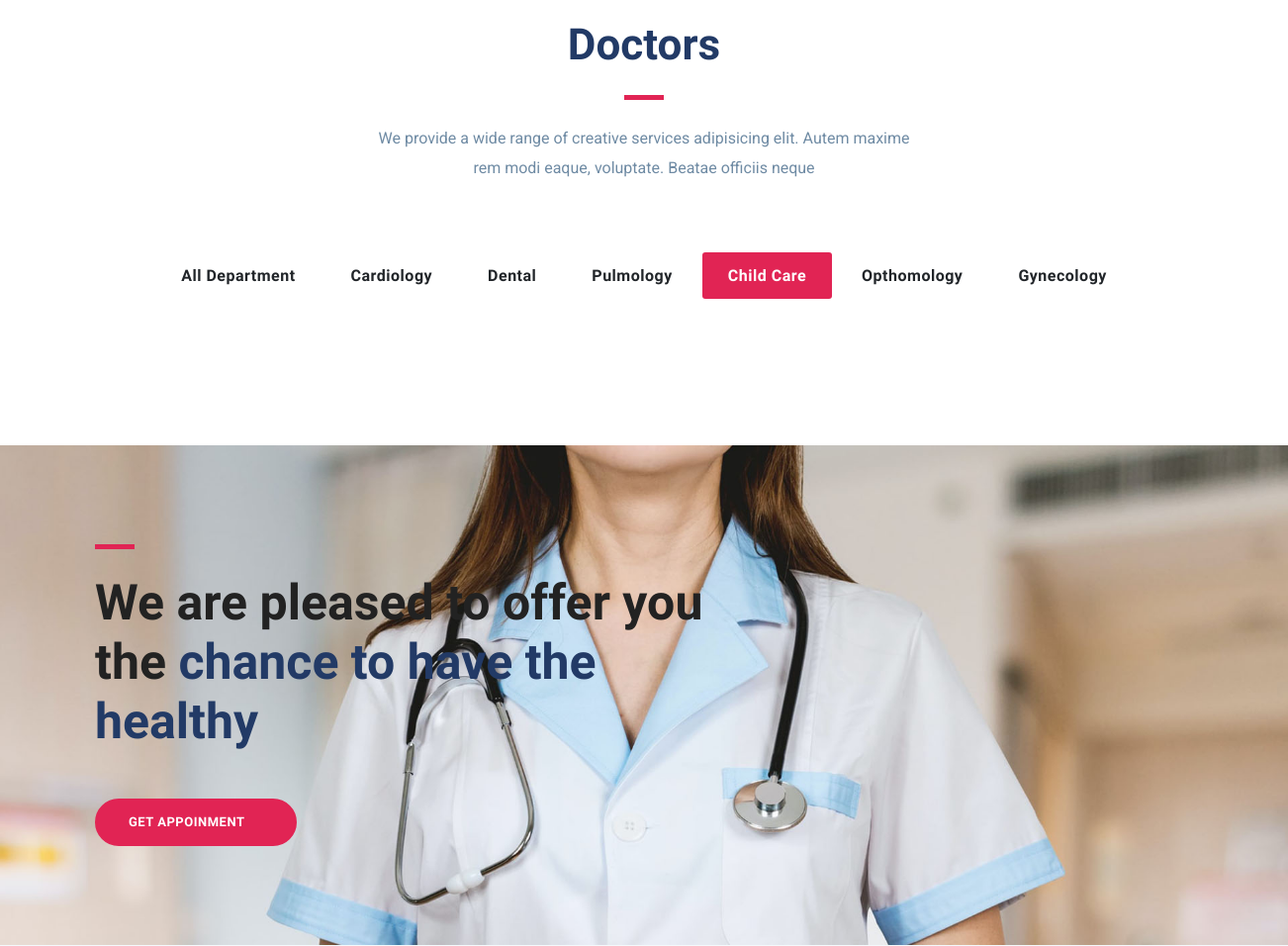
/child-care/ (middle part), run on an earlier commit of the app's database.
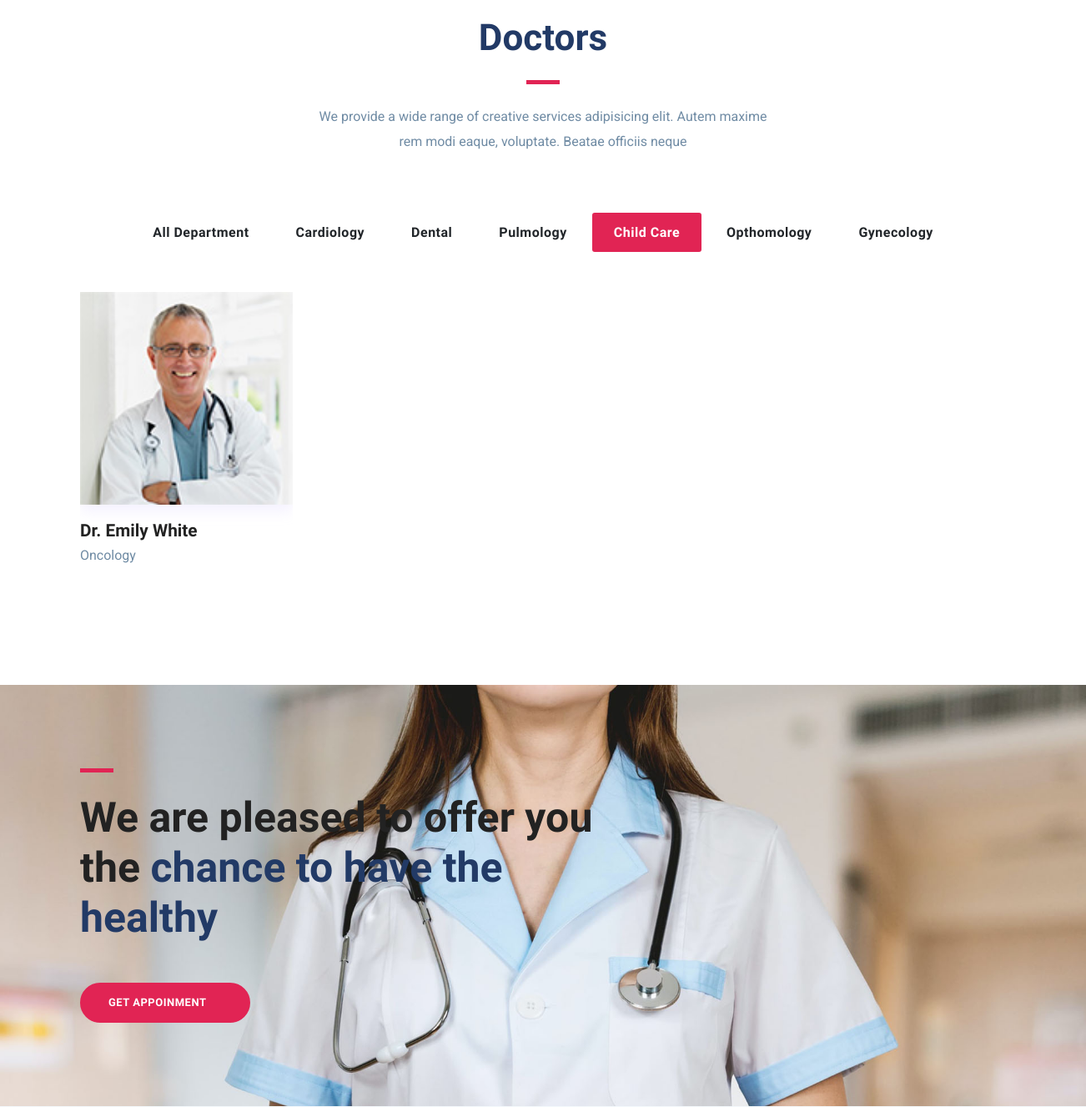
And on a later commit of the database.
### hospital/models.py (models this page shows, shortened)
class Doctor(models.Model):
    name = models.CharField(max_length=200)
    description = HTMLField()
    phone = models.CharField(max_length=20)
    image = models.ImageField(upload_to='doctor')
    specialist = models.CharField(max_length=200)
    department = models.ForeignKey(Department,on_delete=models.CASCADE,blank=True,null=True)
    slug = AutoSlugField(populate_from='name',null=True)

### hospital/views.py (the view)
# urls.py: path('child-care/', child_care_doctor_page, name='child_care_doctors'),
def child_care_doctor_page(request):
    department = get_object_or_404(Department, name='Child Care')
    doctors = Doctor.objects.filter(department=department)
    context = {'doctors': doctors}
    return render(request, 'child_care.html', context)

### hospital/templates/child_care.html (shortened to what this page needs)
{% extends "base.html" %}
{% load static %}
{% block content %}
<section class="section doctors">
  <div class="container">
  	  <div class="row justify-content-center">
             <div class="col-lg-6 text-center">
                <div class="section-title">
                    <h2>Doctors</h2>
                    <div class="divider mx-auto my-4"></div>
                    <p>We provide a wide range of creative services adipisicing elit. Autem maxime rem modi eaque, voluptate. Beatae officiis neque </p>
                </div>
            </div>
        </div>
      <div class="col-12 text-center mb-5">
    <div class="btn-group btn-group-toggle" >
        <a href="{% url 'doctors' %}" class="btn ">
            <input type="radio" name="shuffle-filter"  />All Department
        </a>
        <a href="{% url 'cardiology_doctors' %}" class="btn">
            <input type="radio" name="shuffle-filter"  />Cardiology
        </a>
        <a href="{% url 'dental_doctors' %}" class="btn">
            <input type="radio" name="shuffle-filter"  />Dental
        </a>
        <a href="{% url 'pulmology_doctors' %}" class="btn">
            <input type="radio" name="shuffle-filter"  />Pulmology
        </a>
        <a href="{% url 'child_care_doctors' %}" class="btn active">
            <input type="radio" name="shuffle-filter" checked="checked" />Child Care
        </a>
        <a href="{% url 'opthomology_doctors' %}" class="btn">
            <input type="radio" name="shuffle-filter"  />Opthomology
        </a>
        <a href="{% url 'gynecology_doctors' %}" class="btn">
            <input type="radio" name="shuffle-filter"  />Gynecology
    	  </a>
    	</div>
		</div>
    <div class="row shuffle-wrapper portfolio-gallery">
				{% for doctor in doctors %}
					<div class="col-lg-3 col-sm-6 col-md-6 mb-4 shuffle-item">
	      	<div class="position-relative doctor-inner-box">
		        <div class="doctor-profile">
	               <div class="doctor-img">
								 <a href="{% url 'doctor' doctor.slug %}">
	               		<img src="{{ doctor.image.url }}" alt="doctor-image" class="img-fluid w-100">
								 </a>
	               </div>
	            </div>
                <div class="content mt-3">
                	<h4 class="mb-0"><a href="{% url 'doctor' doctor.slug %}"> {{doctor.name}} </a></h4>
                	<p>{{doctor.specialist}} </p>
                </div>
	      	</div>
      	</div>
				{% endfor %}
    </div>
  </div>
</section>
<section class="section cta-page">
	<div class="container">
		<div class="row">
			<div class="col-lg-7">
				<div class="cta-content">
					<div class="divider mb-4"></div>
					<h2 class="mb-5 text-lg">We are pleased to offer you the <span class="title-color">chance to have the healthy</span></h2>
					<a href="{% url 'appointment' %}" class="btn btn-main-2 btn-round-full">Get appoinment<i class="icofont-simple-right  ml-2"></i></a>
				</div>
			</div>
		</div>
	</div>
</section>
{% endblock content %}

What changed in the data, as far as the page shows it:
added Doctor: image (picture), name "Dr. Emily White", specialist "Oncology"
